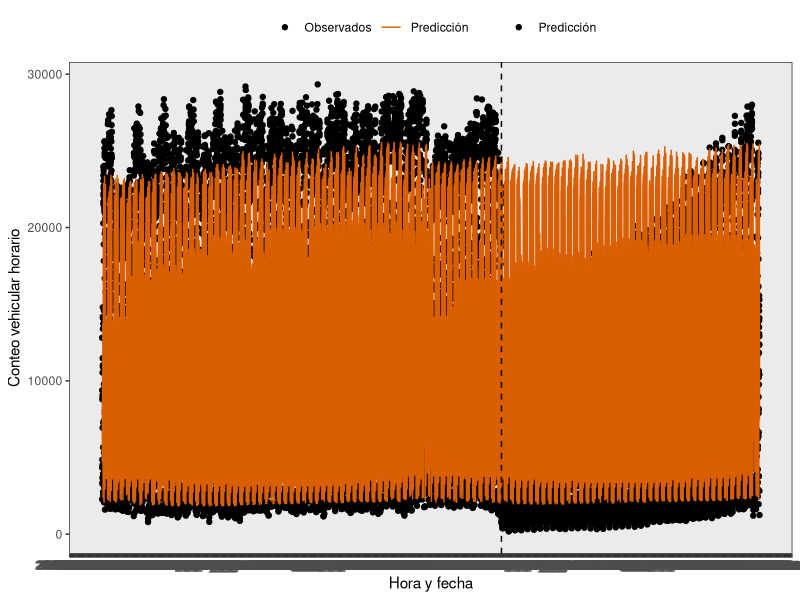
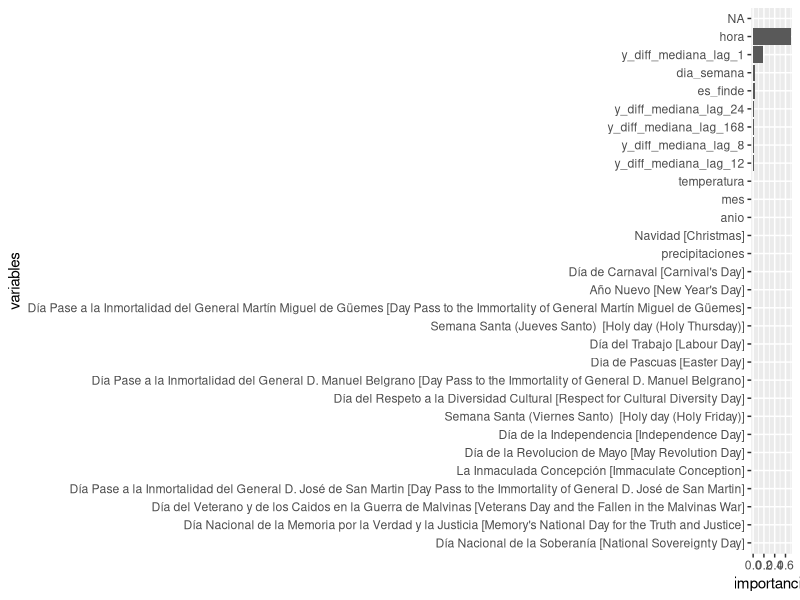
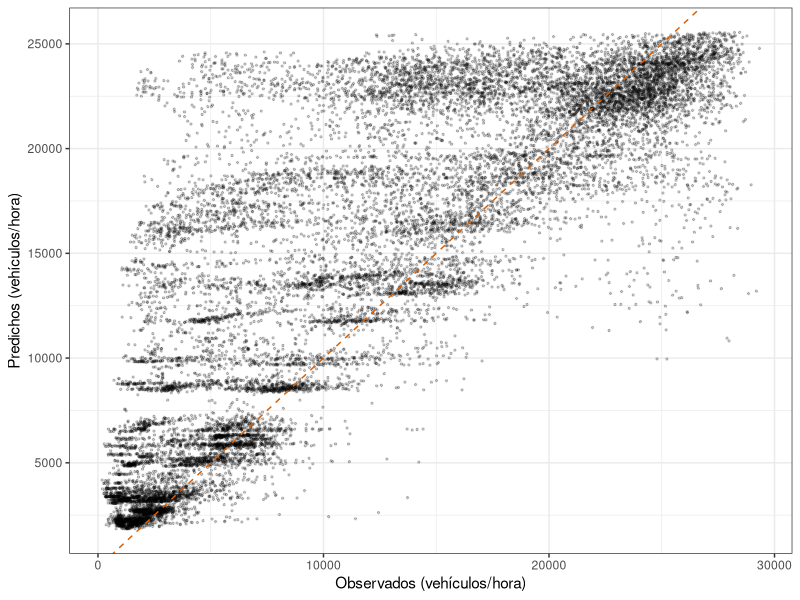

Here is the R script that generated these plots, in order:
#### Resultados modelo 1 RF:

library(tidyverse)
library(data.table)
library(lubridate)


datos <- fread("Datos/Resultados_modelos/Modelo_1/predicho_modelo_1_RF.csv", encoding = "UTF-8")

#datos[, c("y", "predicho") := lapply(.SD, function(x) 10**x), .SDcols = c("y", "predicho")]

#datos[, ds := as_datetime(ds)]
windows()
(plot.prediccion.vehiculos <- datos %>%# [between(ds, as.Date("2019-12-20"), as.Date("2020-01-10"))] %>%
  ggplot(aes(x = ds, fill = "Predicción")) +
  geom_point(aes(y = y, col = "Observados")) +
  #geom_ribbon(aes(ymin = yhat_lower, ymax = yhat_upper), alpha = 0.3) +
  geom_line(aes(y = predicho, col = "Predicción")) +
  theme_bw() +
  scale_fill_manual(name = "", values = c("Predicción" = "#D95F02", "Observados" = "transparent")) +
  scale_color_manual(name = "", values = c("Predicción" = "#D95F02", "Observados" = "black")) +
  geom_vline(xintercept = as_datetime("2020-03-20"), linetype = "dashed") +
  labs(x = "Hora y fecha", y = "Conteo vehicular horario") +
  theme(legend.position = "top") +
  scale_x_datetime(date_breaks = "1 day", labels = function(x) format(x, "%d %b %Y")))

#ggsave("Figuras/Modelo_1/Prediccion_m1.png", plot.prediccion.vehiculos, width = 10, height = 6)  



#Importancia:

importancia <- fread("Datos/Resultados_modelos/Modelo_1/importancia_RF.csv", encoding = "UTF-8")
importancia[, variables := fct_reorder(variables, importancia)]
windows()
(importancia %>%
  arrange(desc(importancia)))[1:50] %>%
  ggplot(aes(x = variables, y = importancia)) +
  geom_col() +
  coord_flip()


library(tidyverse)
library(data.table)


windows()
(plot.validacion <- datos %>%
  ggplot(aes(x = y, y = predicho)) +
  geom_point(alpha = 0.2, size = 0.5)+
  #geom_errorbar(alpha = 0.01, width = 0.01) +
  geom_abline(slope = 1, intercept = c(0, 0), linetype = "dashed", col = "#D95F02") +
  theme_bw() +
  labs(x = "Observados (vehículos/hora)", y = "Predichos (vehículos/hora)"))

#ggsave("Figuras/Modelo_1/Validacion_m1.png", width = 10, height = 6)